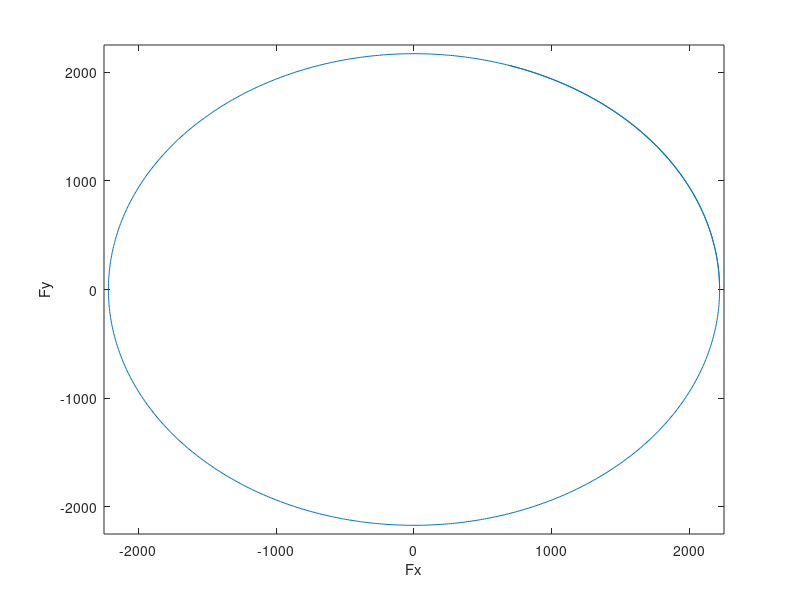

Reproduce this figure in MATLAB.
clc, clearvars

x_center = 0;
y_center = 0;

disp('Front, Fz = 1550N')
maxLatF = 2170; %N
maxLongF = 2218; 

for i = 1:1200
    x(i) = maxLongF * cos(2*pi*i/1000) + x_center;
    y(i) = maxLatF * sin(2*pi*i/1000) + y_center;
end
plot(x, y)
xlabel('Fx')
ylabel('Fy')
xlim([-2250 2250])
ylim([-2250 2250])

nineLong = .9 * maxLongF;
eightLong = .8 * maxLongF;
sevenLong = .7 * maxLongF;
sixLong = .6 * maxLongF;
fiveLong = .5 * maxLongF;
fourLong = .4 * maxLongF;
threeLong = .3 * maxLongF;
twoLong = .2 * maxLongF;
oneLong = .1 * maxLongF;

disp(['100% accel: Fx = ', num2str(maxLongF), ' Fy = 0'])

i = 1;
while x(i) > nineLong
    i = i +1;
end

disp(['90% accel: Fx = ', num2str(nineLong), ' Fy = ', num2str(y(i))])

i = 1;
while x(i) > eightLong
    i = i +1;
end

disp(['80% accel: Fx = ', num2str(eightLong), ' Fy = ', num2str(y(i))])

i = 1;
while x(i) > sevenLong
    i = i +1;
end

disp(['70% accel: Fx = ', num2str(sevenLong), ' Fy = ', num2str(y(i))])

i = 1;
while x(i) > sixLong
    i = i +1;
end

disp(['60% accel: Fx = ', num2str(sixLong), ' Fy = ', num2str(y(i))])

i = 1;
while x(i) > fiveLong
    i = i +1;
end

disp(['50% accel: Fx = ', num2str(fiveLong), ' Fy = ', num2str(y(i))])

i = 1;
while x(i) > fourLong
    i = i +1;
end

disp(['40% accel: Fx = ', num2str(fourLong), ' Fy = ', num2str(y(i))])

i = 1;
while x(i) > threeLong
    i = i +1;
end

disp(['30% accel: Fx = ', num2str(threeLong), ' Fy = ', num2str(y(i))])

i = 1;
while x(i) > twoLong
    i = i +1;
end

disp(['20% accel: Fx = ', num2str(twoLong), ' Fy = ', num2str(y(i))])

i = 1;
while x(i) > oneLong
    i = i +1;
end

disp(['10% accel: Fx = ', num2str(oneLong), ' Fy = ', num2str(y(i))])



disp(['0% accel: Fx = 0 ', ' Fy = ', num2str(maxLatF)])